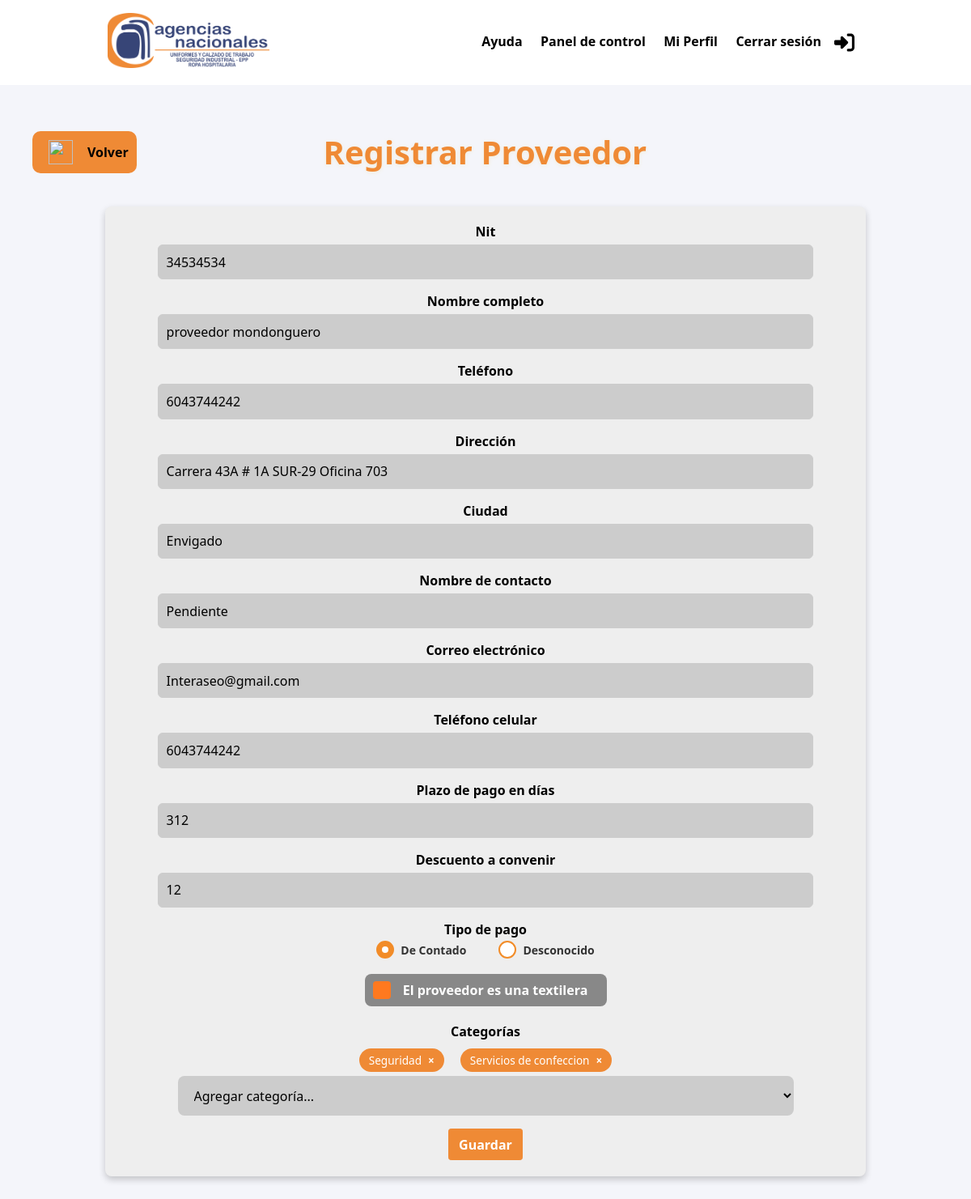
The app's page /proveedor/proveedor/editar/1/ (signed in) with its own data.
### apps/proveedor/models.py (models this page shows, shortened)
class Proveedor(models.Model):
    ID = models.AutoField(primary_key=True)
    Nit = models.CharField(max_length=100)
    Nombre = models.CharField(max_length=255)
    Telefono = models.CharField(max_length=20)
    Direccion = models.CharField(max_length=255)
    Ciudad = models.CharField(max_length=100)
    Contacto = models.CharField(max_length=100)
    Correo = models.EmailField(max_length=100)
    Movil = models.CharField(max_length=20)
    Plazo = models.PositiveIntegerField()
    Descuento = models.CharField(max_length=100, blank=True, null=True)
    Contado = models.CharField(max_length=20, choices=OPCIONES_CONTADO, default='desconocido')
    Categorias = models.TextField(blank=True)
    Textilera = models.BooleanField(default=False)
    def get_categorias_list(self):
        return self.Categorias.split(',') if self.Categorias else []

### apps/proveedor/views.py (the view)
# urls.py: path('proveedor/proveedor/editar/<int:ProveedorID>/', ProveedorUpdateView.as_view(), name='proveedores_editar'),
class ProveedorUpdateView(LoginRequiredMixin, UpdateView):
    model = Proveedor
    form_class = ProveedorForm
    template_name = 'proveedor/Proveedor_editar.html'
    context_object_name = 'Proveedor'
    login_url = "login"
    success_url = reverse_lazy('proveedores_list')
    pk_url_kwarg = 'ProveedorID'

### templates/proveedor/proveedor_editar.html (shortened to what this page needs)
{% extends 'main/index.html' %}
{% load static %}
{% block styles %}
{{ block.super }}
{% endblock %}
{% block content %}
<div class="space">
  <div class="header-bar">
    <button type="button" class="btn-back" onclick="history.back()">
      <img src="{% static 'imgs/left-long-solid.svg' %}" class="icon_main" alt="">
      <span>Volver</span>
    </button>
    <h2>Registrar Proveedor</h2>
  </div>
  <form method="post">
    <div class="form-group">
    {% for field in form %}
  {% if field.name == 'Contado' %}
    <div class="mb-3">
      <label class="form-label">{{ field.label }}</label>
      <div class="radio-inline-group">
        {{ field }}
      </div>
    </div>
  {% elif field.name == 'Textilera' %}
    <div class="mb-3">
      <label for="{{ field.id_for_label }}">{{ field.label }}</label>
    </div>
  {% elif field.name != 'categorias' %}
    <div class="mb-3">
      <label for="{{ field.id_for_label }}" class="form-label">{{ field.label }}</label>
      {{ field }}
    </div>
  {% endif %}
{% endfor %}
      <div class="mb-3">
        <label for="id_categorias_original" class="form-label">{{ form.categorias.label }}</label>
        <div id="categoria-selector" class="categoria-custom-selector"></div>
      </div>
    </div>
    <button type="submit" class="btn btn-primary">Guardar</button>
  </form>
</div>
{% endblock %}

### records on screen
Proveedor: form "34534534" "proveedor mondonguero" "6043744242" "Carrera 43A # 1A SUR-29 Oficina 703" "Envigado" "Pendiente" "Interaseo@gmail.com" "6043744242" "312" "12", form "☑ De Contado ☐ Desconocido"

### other values on screen
{{ field.label }} "Nit" "Nombre completo" "Teléfono" "Dirección" "Ciudad" "Nombre de contacto" "Correo electrónico" "Teléfono celular" "Plazo de pago en días" "Descuento a convenir"
{{ field.label }} "Tipo de pago"
{{ field.label }} "El proveedor es una textilera"
